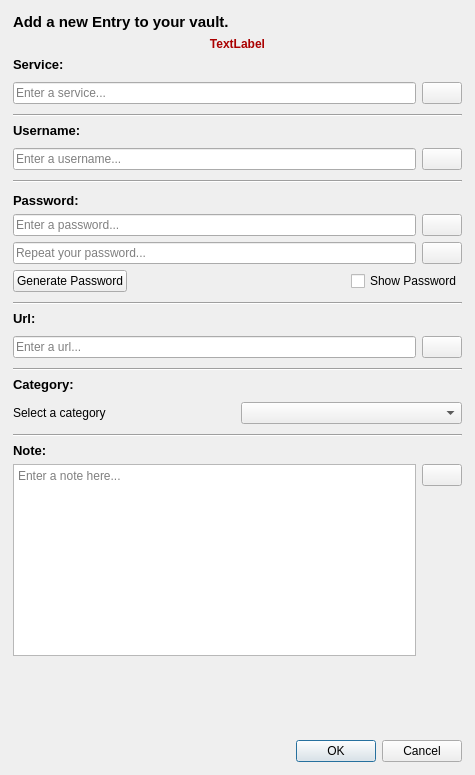
<?xml version="1.0" encoding="UTF-8"?>
<ui version="4.0">
 <class>NewEntryDialog</class>
 <widget class="QDialog" name="NewEntryDialog">
  <property name="geometry">
   <rect>
    <x>0</x>
    <y>0</y>
    <width>475</width>
    <height>775</height>
   </rect>
  </property>
  <property name="windowTitle">
   <string>Dialog</string>
  </property>
  <layout class="QVBoxLayout" name="verticalLayout_3">
   <property name="spacing">
    <number>0</number>
   </property>
   <property name="leftMargin">
    <number>4</number>
   </property>
   <property name="topMargin">
    <number>4</number>
   </property>
   <property name="rightMargin">
    <number>4</number>
   </property>
   <property name="bottomMargin">
    <number>4</number>
   </property>
   <item>
    <widget class="QScrollArea" name="scrollArea">
     <property name="frameShape">
      <enum>QFrame::Shape::NoFrame</enum>
     </property>
     <property name="widgetResizable">
      <bool>true</bool>
     </property>
     <widget class="QWidget" name="scrollAreaWidgetContents">
      <property name="geometry">
       <rect>
        <x>0</x>
        <y>0</y>
        <width>467</width>
        <height>767</height>
       </rect>
      </property>
      <layout class="QVBoxLayout" name="verticalLayout_8">
       <property name="spacing">
        <number>0</number>
       </property>
       <property name="leftMargin">
        <number>0</number>
       </property>
       <property name="topMargin">
        <number>0</number>
       </property>
       <property name="rightMargin">
        <number>0</number>
       </property>
       <property name="bottomMargin">
        <number>0</number>
       </property>
       <item>
        <widget class="QFrame" name="frame">
         <property name="styleSheet">
          <string notr="true">Line {
background-color: rgb(97, 97, 97);
}</string>
         </property>
         <property name="frameShadow">
          <enum>QFrame::Shadow::Raised</enum>
         </property>
         <layout class="QVBoxLayout" name="verticalLayout_9">
          <item>
           <widget class="QLabel" name="label">
            <property name="font">
             <font>
              <family>Segoe UI</family>
              <pointsize>11</pointsize>
              <italic>false</italic>
              <bold>true</bold>
             </font>
            </property>
            <property name="styleSheet">
             <string notr="true">font: bold 11pt &quot;Segoe UI&quot;;</string>
            </property>
            <property name="text">
             <string>Add a new Entry to your vault.</string>
            </property>
           </widget>
          </item>
          <item>
           <widget class="QLabel" name="labelError">
            <property name="font">
             <font>
              <bold>true</bold>
             </font>
            </property>
            <property name="styleSheet">
             <string notr="true">color: rgb(170, 0, 0);</string>
            </property>
            <property name="text">
             <string>TextLabel</string>
            </property>
            <property name="alignment">
             <set>Qt::AlignmentFlag::AlignCenter</set>
            </property>
           </widget>
          </item>
          <item>
           <layout class="QVBoxLayout" name="verticalLayout_2">
            <property name="spacing">
             <number>6</number>
            </property>
            <item>
             <widget class="QLabel" name="label_3">
              <property name="font">
               <font>
                <family>Segoe UI</family>
                <pointsize>10</pointsize>
                <italic>false</italic>
                <bold>true</bold>
               </font>
              </property>
              <property name="styleSheet">
               <string notr="true">font: bold 10pt &quot;Segoe UI&quot;;</string>
              </property>
              <property name="text">
               <string>Service:</string>
              </property>
             </widget>
            </item>
            <item>
             <layout class="QHBoxLayout" name="serviceLayout">
              <property name="topMargin">
               <number>4</number>
              </property>
              <property name="bottomMargin">
               <number>4</number>
              </property>
              <item>
               <widget class="QLineEdit" name="newServiceInput">
                <property name="text">
                 <string/>
                </property>
                <property name="placeholderText">
                 <string>Enter a service...</string>
                </property>
               </widget>
              </item>
              <item>
               <widget class="QPushButton" name="btnClearService">
                <property name="text">
                 <string/>
                </property>
                <property name="autoDefault">
                 <bool>false</bool>
                </property>
               </widget>
              </item>
             </layout>
            </item>
           </layout>
          </item>
          <item>
           <widget class="Line" name="line_4">
            <property name="orientation">
             <enum>Qt::Orientation::Horizontal</enum>
            </property>
           </widget>
          </item>
          <item>
           <layout class="QVBoxLayout" name="verticalLayout_4">
            <property name="spacing">
             <number>6</number>
            </property>
            <item>
             <widget class="QLabel" name="label_4">
              <property name="font">
               <font>
                <family>Segoe UI</family>
                <pointsize>10</pointsize>
                <italic>false</italic>
                <bold>true</bold>
               </font>
              </property>
              <property name="styleSheet">
               <string notr="true">font: bold 10pt &quot;Segoe UI&quot;;</string>
              </property>
              <property name="text">
               <string>Username:</string>
              </property>
             </widget>
            </item>
            <item>
             <layout class="QHBoxLayout" name="usernameLayout">
              <property name="topMargin">
               <number>4</number>
              </property>
              <property name="bottomMargin">
               <number>4</number>
              </property>
              <item>
               <widget class="QLineEdit" name="newUsernameInput">
                <property name="placeholderText">
                 <string>Enter a username...</string>
                </property>
               </widget>
              </item>
              <item>
               <widget class="QPushButton" name="btnClearUsername">
                <property name="text">
                 <string/>
                </property>
                <property name="autoDefault">
                 <bool>false</bool>
                </property>
               </widget>
              </item>
             </layout>
            </item>
           </layout>
          </item>
          <item>
           <widget class="Line" name="line_3">
            <property name="orientation">
             <enum>Qt::Orientation::Horizontal</enum>
            </property>
           </widget>
          </item>
          <item>
           <layout class="QVBoxLayout" name="verticalLayout">
            <property name="spacing">
             <number>6</number>
            </property>
            <property name="topMargin">
             <number>4</number>
            </property>
            <property name="bottomMargin">
             <number>4</number>
            </property>
            <item>
             <widget class="QLabel" name="label_5">
              <property name="font">
               <font>
                <family>Segoe UI</family>
                <pointsize>10</pointsize>
                <italic>false</italic>
                <bold>true</bold>
               </font>
              </property>
              <property name="styleSheet">
               <string notr="true">font: bold 10pt &quot;Segoe UI&quot;;</string>
              </property>
              <property name="text">
               <string>Password:</string>
              </property>
             </widget>
            </item>
            <item>
             <layout class="QHBoxLayout" name="pw1Layout">
              <item>
               <widget class="QLineEdit" name="pw1Input">
                <property name="placeholderText">
                 <string>Enter a password...</string>
                </property>
               </widget>
              </item>
              <item>
               <widget class="QPushButton" name="btnClearPw1">
                <property name="text">
                 <string/>
                </property>
                <property name="autoDefault">
                 <bool>false</bool>
                </property>
               </widget>
              </item>
             </layout>
            </item>
            <item>
             <layout class="QVBoxLayout" name="indicatorHolder">
              <property name="spacing">
               <number>0</number>
              </property>
              <property name="bottomMargin">
               <number>0</number>
              </property>
             </layout>
            </item>
            <item>
             <layout class="QHBoxLayout" name="pw2Layout">
              <item>
               <widget class="QLineEdit" name="pw2Input">
                <property name="placeholderText">
                 <string>Repeat your password...</string>
                </property>
               </widget>
              </item>
              <item>
               <widget class="QPushButton" name="btnClearPw2">
                <property name="text">
                 <string/>
                </property>
                <property name="autoDefault">
                 <bool>false</bool>
                </property>
               </widget>
              </item>
             </layout>
            </item>
            <item>
             <layout class="QHBoxLayout" name="horizontalLayout">
              <item>
               <widget class="QPushButton" name="btnGeneratePw">
                <property name="text">
                 <string>Generate Password</string>
                </property>
                <property name="autoDefault">
                 <bool>false</bool>
                </property>
               </widget>
              </item>
              <item>
               <spacer name="horizontalSpacer">
                <property name="orientation">
                 <enum>Qt::Orientation::Horizontal</enum>
                </property>
                <property name="sizeHint" stdset="0">
                 <size>
                  <width>40</width>
                  <height>20</height>
                 </size>
                </property>
               </spacer>
              </item>
              <item>
               <widget class="QCheckBox" name="pwVisibilityCheck">
                <property name="text">
                 <string>Show Password</string>
                </property>
               </widget>
              </item>
             </layout>
            </item>
           </layout>
          </item>
          <item>
           <widget class="Line" name="line">
            <property name="styleSheet">
             <string notr="true"/>
            </property>
            <property name="orientation">
             <enum>Qt::Orientation::Horizontal</enum>
            </property>
           </widget>
          </item>
          <item>
           <layout class="QVBoxLayout" name="verticalLayout_5">
            <property name="spacing">
             <number>6</number>
            </property>
            <item>
             <widget class="QLabel" name="label_6">
              <property name="font">
               <font>
                <family>Segoe UI</family>
                <pointsize>10</pointsize>
                <italic>false</italic>
                <bold>true</bold>
               </font>
              </property>
              <property name="styleSheet">
               <string notr="true">font: bold 10pt &quot;Segoe UI&quot;;</string>
              </property>
              <property name="text">
               <string>Url:</string>
              </property>
             </widget>
            </item>
            <item>
             <layout class="QHBoxLayout" name="urlLayout">
              <property name="topMargin">
               <number>4</number>
              </property>
              <property name="bottomMargin">
               <number>4</number>
              </property>
              <item>
               <widget class="QLineEdit" name="urlInput">
                <property name="placeholderText">
                 <string>Enter a url...</string>
                </property>
               </widget>
              </item>
              <item>
               <widget class="QPushButton" name="btnClearUrl">
                <property name="text">
                 <string/>
                </property>
                <property name="autoDefault">
                 <bool>false</bool>
                </property>
               </widget>
              </item>
             </layout>
            </item>
           </layout>
          </item>
          <item>
           <widget class="Line" name="line_2">
            <property name="orientation">
             <enum>Qt::Orientation::Horizontal</enum>
            </property>
           </widget>
          </item>
          <item>
           <layout class="QVBoxLayout" name="verticalLayout_6">
            <property name="spacing">
             <number>6</number>
            </property>
            <item>
             <widget class="QLabel" name="label_7">
              <property name="font">
               <font>
                <family>Segoe UI</family>
                <pointsize>10</pointsize>
                <italic>false</italic>
                <bold>true</bold>
               </font>
              </property>
              <property name="styleSheet">
               <string notr="true">font: bold 10pt &quot;Segoe UI&quot;;</string>
              </property>
              <property name="text">
               <string>Category:</string>
              </property>
             </widget>
            </item>
            <item>
             <layout class="QHBoxLayout" name="horizontalLayout_2">
              <property name="topMargin">
               <number>4</number>
              </property>
              <property name="bottomMargin">
               <number>4</number>
              </property>
              <item>
               <widget class="QLabel" name="label_2">
                <property name="text">
                 <string>Select a category</string>
                </property>
               </widget>
              </item>
              <item>
               <widget class="QComboBox" name="categoryComboBox">
                <property name="styleSheet">
                 <string notr="true">font: 10pt &quot;Segoe UI&quot;;</string>
                </property>
                <property name="placeholderText">
                 <string>Select category...</string>
                </property>
               </widget>
              </item>
             </layout>
            </item>
           </layout>
          </item>
          <item>
           <widget class="Line" name="line_5">
            <property name="styleSheet">
             <string notr="true"/>
            </property>
            <property name="orientation">
             <enum>Qt::Orientation::Horizontal</enum>
            </property>
           </widget>
          </item>
          <item>
           <layout class="QVBoxLayout" name="verticalLayout_7">
            <item>
             <widget class="QLabel" name="label_8">
              <property name="font">
               <font>
                <family>Segoe UI</family>
                <pointsize>10</pointsize>
                <italic>false</italic>
                <bold>true</bold>
               </font>
              </property>
              <property name="styleSheet">
               <string notr="true">font: bold 10pt &quot;Segoe UI&quot;;</string>
              </property>
              <property name="text">
               <string>Note:</string>
              </property>
             </widget>
            </item>
            <item>
             <layout class="QHBoxLayout" name="horizontalLayout_3">
              <item>
               <widget class="QTextEdit" name="noteTextEdit">
                <property name="enabled">
                 <bool>true</bool>
                </property>
                <property name="placeholderText">
                 <string>Enter a note here...</string>
                </property>
               </widget>
              </item>
              <item alignment="Qt::AlignmentFlag::AlignTop">
               <widget class="QPushButton" name="btnClearNote">
                <property name="text">
                 <string/>
                </property>
                <property name="autoDefault">
                 <bool>false</bool>
                </property>
               </widget>
              </item>
             </layout>
            </item>
           </layout>
          </item>
          <item>
           <spacer name="verticalSpacer">
            <property name="orientation">
             <enum>Qt::Orientation::Vertical</enum>
            </property>
            <property name="sizeHint" stdset="0">
             <size>
              <width>20</width>
              <height>40</height>
             </size>
            </property>
           </spacer>
          </item>
          <item>
           <widget class="QDialogButtonBox" name="buttonBox">
            <property name="orientation">
             <enum>Qt::Orientation::Horizontal</enum>
            </property>
            <property name="standardButtons">
             <set>QDialogButtonBox::StandardButton::Cancel|QDialogButtonBox::StandardButton::Ok</set>
            </property>
           </widget>
          </item>
         </layout>
        </widget>
       </item>
      </layout>
     </widget>
    </widget>
   </item>
  </layout>
 </widget>
 <resources/>
 <connections>
  <connection>
   <sender>buttonBox</sender>
   <signal>accepted()</signal>
   <receiver>NewEntryDialog</receiver>
   <slot>accept()</slot>
   <hints>
    <hint type="sourcelabel">
     <x>248</x>
     <y>254</y>
    </hint>
    <hint type="destinationlabel">
     <x>157</x>
     <y>274</y>
    </hint>
   </hints>
  </connection>
  <connection>
   <sender>buttonBox</sender>
   <signal>rejected()</signal>
   <receiver>NewEntryDialog</receiver>
   <slot>reject()</slot>
   <hints>
    <hint type="sourcelabel">
     <x>316</x>
     <y>260</y>
    </hint>
    <hint type="destinationlabel">
     <x>286</x>
     <y>274</y>
    </hint>
   </hints>
  </connection>
 </connections>
</ui>
